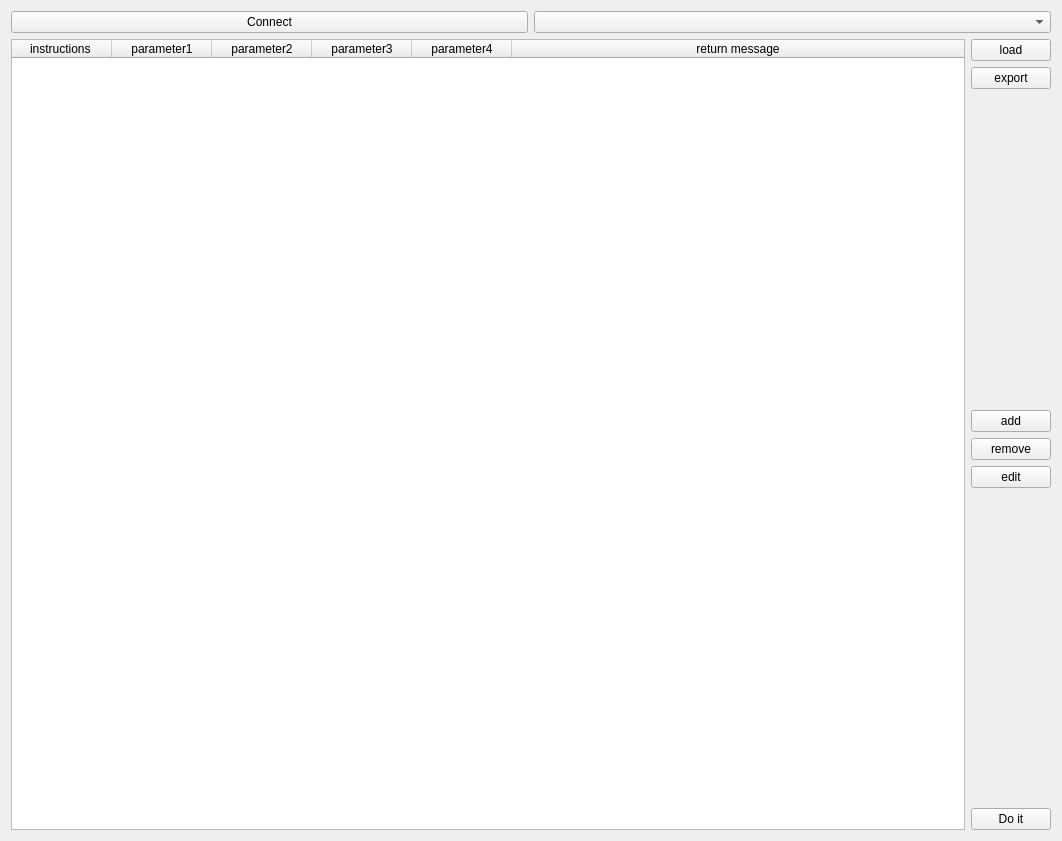
<?xml version="1.0" encoding="UTF-8"?>
<ui version="4.0">
 <class>OpticsWidget</class>
 <widget class="QWidget" name="OpticsWidget">
  <property name="geometry">
   <rect>
    <x>0</x>
    <y>0</y>
    <width>1062</width>
    <height>841</height>
   </rect>
  </property>
  <property name="windowTitle">
   <string>Sampling</string>
  </property>
  <layout class="QVBoxLayout" name="verticalLayout_2">
   <item>
    <layout class="QHBoxLayout" name="horizontalLayout_3">
     <item>
      <widget class="QPushButton" name="pushButton_connect">
       <property name="text">
        <string>Connect</string>
       </property>
      </widget>
     </item>
     <item>
      <widget class="QComboBox" name="comboBox_connect"/>
     </item>
    </layout>
   </item>
   <item>
    <layout class="QHBoxLayout" name="horizontalLayout">
     <item>
      <widget class="QTableWidget" name="tableWidget">
       <attribute name="horizontalHeaderStretchLastSection">
        <bool>true</bool>
       </attribute>
       <column>
        <property name="text">
         <string>instructions </string>
        </property>
       </column>
       <column>
        <property name="text">
         <string>parameter1</string>
        </property>
       </column>
       <column>
        <property name="text">
         <string>parameter2</string>
        </property>
       </column>
       <column>
        <property name="text">
         <string>parameter3</string>
        </property>
       </column>
       <column>
        <property name="text">
         <string>parameter4</string>
        </property>
       </column>
       <column>
        <property name="text">
         <string>return message</string>
        </property>
       </column>
      </widget>
     </item>
     <item>
      <layout class="QVBoxLayout" name="verticalLayout">
       <item>
        <widget class="QPushButton" name="pushButton_load">
         <property name="text">
          <string>load</string>
         </property>
        </widget>
       </item>
       <item>
        <widget class="QPushButton" name="pushButton_export">
         <property name="text">
          <string>export</string>
         </property>
        </widget>
       </item>
       <item>
        <spacer name="verticalSpacer_2">
         <property name="orientation">
          <enum>Qt::Vertical</enum>
         </property>
         <property name="sizeHint" stdset="0">
          <size>
           <width>20</width>
           <height>40</height>
          </size>
         </property>
        </spacer>
       </item>
       <item>
        <widget class="QPushButton" name="pushButton_add">
         <property name="text">
          <string>add</string>
         </property>
        </widget>
       </item>
       <item>
        <widget class="QPushButton" name="pushButton_remove">
         <property name="text">
          <string>remove</string>
         </property>
        </widget>
       </item>
       <item>
        <widget class="QPushButton" name="pushButton_edit">
         <property name="text">
          <string>edit</string>
         </property>
        </widget>
       </item>
       <item>
        <spacer name="verticalSpacer">
         <property name="orientation">
          <enum>Qt::Vertical</enum>
         </property>
         <property name="sizeHint" stdset="0">
          <size>
           <width>20</width>
           <height>40</height>
          </size>
         </property>
        </spacer>
       </item>
       <item>
        <widget class="QPushButton" name="pushButton_DoIt">
         <property name="text">
          <string>Do it</string>
         </property>
        </widget>
       </item>
      </layout>
     </item>
    </layout>
   </item>
  </layout>
 </widget>
 <resources/>
 <connections/>
</ui>
